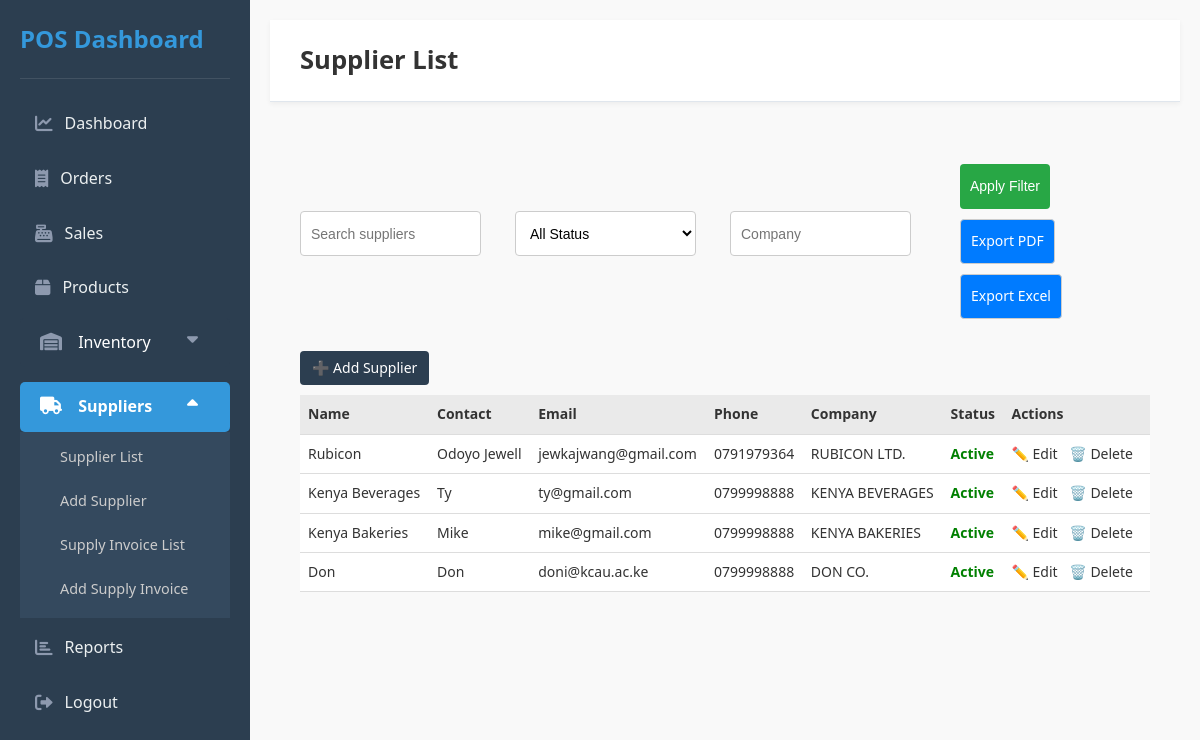
/admin-suppliers.php, run on the app's committed database.
### tables this page shows
CREATE TABLE IF NOT EXISTS `suppliers` (
  `id` int NOT NULL AUTO_INCREMENT,
  `supplier_name` varchar(100) NOT NULL,
  `contact_person` varchar(100) DEFAULT NULL,
  `email` varchar(100) DEFAULT NULL,
  `phone` varchar(20) DEFAULT NULL,
  `company_name` varchar(100) NOT NULL,
  `address` text,
  `notes` text,
  `status` enum('Active','Inactive') DEFAULT 'Active',
  `created_at` timestamp NULL DEFAULT CURRENT_TIMESTAMP,
  PRIMARY KEY (`id`)
);

### admin-suppliers.php (the view, shortened to what this page needs)
<?php
$conn = new mysqli("localhost", "root", "", "pos");
$companyFilter = $_GET['company'] ?? '';
$searchTerm = $_GET['search'] ?? '';
$sql = "SELECT * FROM suppliers WHERE 1";
$suppliers = $conn->query($sql);
?>
<!DOCTYPE html>
<html lang="en">
<head>
    <link rel="stylesheet" href="styles.css" />
    <link rel="stylesheet" href="https://cdnjs.cloudflare.com/ajax/libs/font-awesome/6.0.0-beta3/css/all.min.css">
</head>
<body>
<div id="wrapper">
    <aside id="sidebar">
        <div class="sidebar-header">
            <h1>POS Dashboard</h1>
        </div>
            <ul class="sidebar-menu">
                <li><a href="admin-dashboard.php"><i class="fas fa-chart-line"></i> Dashboard</a></li>
                <li><a href="admin-orders.php" ><i class="fas fa-receipt"></i> Orders</a></li>
                <li><a href="admin-sales.php" ><i class="fas fa-cash-register"></i> Sales</a></li>
                <li><a href="admin-products.php" ><i class="fas fa-box"></i> Products</a></li>
                <li class="dropdown open">
                    <li class="dropdown ">
                        <a href="#" class="dropdown-toggle">
                            <i class="fas fa-warehouse"></i> Inventory
                            <i class="fas fa-caret-down caret-icon" style="float: right;"></i>
                        </a>
                </li>
                    <li class="dropdown open">
                    <a href="#" class="dropdown-toggle active">
                        <i class="fas fa-truck"></i> Suppliers
                        <i class="fas fa-caret-down caret-icon" style="float: right;"></i>
                    </a>
                    <ul class="dropdown-menu">
                        <li><a href="admin-suppliers.php">Supplier List</a></li>
                        <li><a href="add-supplier.php">Add Supplier</a></li>
                        <li><a href="supply_invoices_list.php">Supply Invoice List</a></li>
                        <li><a href="add_supply_invoice.php">Add Supply Invoice</a></li>
                    </ul>
                </li>
                <li><a href="sales-report.php"><i class="fas fa-chart-bar"></i> Reports</a></li>
                <li><a href="admin-logout.php"><i class="fas fa-sign-out-alt"></i> Logout</a></li>
            </ul>
    </aside>
    <div id="main-content">
        <header class="main-header">
            <h2>Supplier List</h2>
        </header>
        <main>
            <form class="filter-form" method="GET">
                <input type="text" name="search" placeholder="Search suppliers" value="<?= htmlspecialchars($searchTerm) ?>">
                <select name="status">
                    <option value="">All Status</option>
                </select>
                <input type="text" name="company" placeholder="Company" value="<?= htmlspecialchars($companyFilter) ?>">
               <div class="button-group">
                    <button type="submit">Apply Filter</button>
                    <a href="export-suppliers.php?type=pdf&<?= http_build_query($_GET) ?>" class="btn">Export PDF</a>
                    <a href="export-suppliers.php?type=excel&<?= http_build_query($_GET) ?>" class="btn">Export Excel</a>
                </div>
            </form>
            <a href="add-supplier.php" class="btn">➕ Add Supplier</a>
            <table>
                <thead>
                    <tr>
                        <th>Name</th>
                        <th>Contact</th>
                        <th>Email</th>
                        <th>Phone</th>
                        <th>Company</th>
                        <th>Status</th>
                        <th>Actions</th>
                    </tr>
                </thead>
                <tbody>
                    <?php while ($row = $suppliers->fetch_assoc()): ?>
                    <tr>
                        <td><?= htmlspecialchars($row['supplier_name']) ?></td>
                        <td><?= htmlspecialchars($row['contact_person']) ?></td>
                        <td><?= htmlspecialchars($row['email']) ?></td>
                        <td><?= htmlspecialchars($row['phone']) ?></td>
                        <td><?= htmlspecialchars($row['company_name']) ?></td>
                        <td class="<?= $row['status'] == 'Active' ? 'status-active' : 'status-inactive' ?>">
                            <?= htmlspecialchars($row['status']) ?>
                        </td>
                        <td class="action-links">
                            <a href="edit-supplier.php?id=<?= $row['id'] ?>">✏️ Edit</a>
                            <a href="delete-supplier.php?id=<?= $row['id'] ?>" onclick="return confirm('Delete this supplier?')">🗑️ Delete</a>
                        </td>
                    </tr>
                    <?php endwhile; ?>
                </tbody>
            </table>
        </main>
    </div>
</div>
</body>
</html>

### styles.css (style rules this page uses)
* { margin: 0; padding: 0; box-sizing: border-box; }
body { font-family: 'Segoe UI', Roboto, 'Helvetica Neue', Arial, sans-serif; background-color: #f0f2f5; color: #333; line-height: 1.6; height: 100vh; overflow: hidden; }
a { text-decoration: none; color: inherit; }
ul { list-style: none; }
#wrapper { display: flex; height: 100vh; }
#sidebar { width: 250px; background-color: #2c3e50; color: #ecf0f1; padding: 20px; display: flex; flex-direction: column; box-shadow: 2px 0 10px rgba(0, 0, 0, 0.1); overflow-y: auto; flex-shrink: 0; }
.sidebar-header { display: flex; align-items: center; padding-bottom: 20px; border-bottom: 1px solid rgba(255, 255, 255, 0.1); margin-bottom: 20px; }
.sidebar-header h1 { font-size: 1.5em; margin: 0; color: #3498db; }
.sidebar-menu { flex-grow: 1; }
.sidebar-menu li { margin-bottom: 5px; }
.sidebar-menu a { display: flex; align-items: center; padding: 12px 15px; color: #ecf0f1; border-radius: 5px; transition: background-color 0.2s ease, color 0.2s ease; font-weight: 500; }
.sidebar-menu a i { margin-right: 12px; font-size: 1.1em; color: #8d99ae; }
.sidebar-menu a.active { background-color: #3498db; color: #fff; font-weight: 600; }
.sidebar-menu a.active i { color: #fff; }
#main-content { flex-grow: 1; display: flex; flex-direction: column; background-color: #f0f2f5; overflow-y: auto; padding: 0; }
.main-header { background-color: #fff; padding: 20px 30px; border-bottom: 1px solid #e0e6ed; display: flex; justify-content: space-between; align-items: center; box-shadow: 0 2px 5px rgba(0, 0, 0, 0.05); position: sticky; top: 0; z-index: 900; }
.main-header h2 { font-size: 1.6em; color: #333; margin: 0; border-bottom: none; padding-bottom: 0; }
main { padding: 30px; flex-grow: 1; }
h2 { color: #2b2d42; margin-top: 0; margin-bottom: 1.5rem; border-bottom: 2px solid #8d99ae; padding-bottom: 0.5rem; }
input[type="text"], input[type="number"], input[type="password"], select, textarea { width: calc(100% - 24px); padding: 12px; margin-bottom: 15px; border: 1px solid #ced4da; border-radius: 6px; box-sizing: border-box; font-size: 1rem; background-color: #fff; transition: border-color 0.2s ease; }
button { background-color: #007bff; color: white; padding: 12px 20px; border: none; border-radius: 6px; cursor: pointer; font-size: 1rem; transition: background-color 0.2s ease, transform 0.1s ease; margin-right: 10px; }
button[type="submit"] { background-color: #28a745; }

### data on the page
suppliers: supplier_name "Rubicon", contact_person "Odoyo Jewell", email "jewkajwang@gmail.com", phone "0791979364", company_name "RUBICON LTD.", status "Active"
suppliers: supplier_name "Kenya Beverages", contact_person "Ty", email "ty@gmail.com", phone "0799998888", company_name "KENYA BEVERAGES", status "Active"
suppliers: supplier_name "Kenya Bakeries", contact_person "Mike", email "mike@gmail.com", phone "0799998888", company_name "KENYA BAKERIES", status "Active"
suppliers: supplier_name "Don", contact_person "Don", email "doni@kcau.ac.ke", phone "0799998888", company_name "DON CO.", status "Active"
